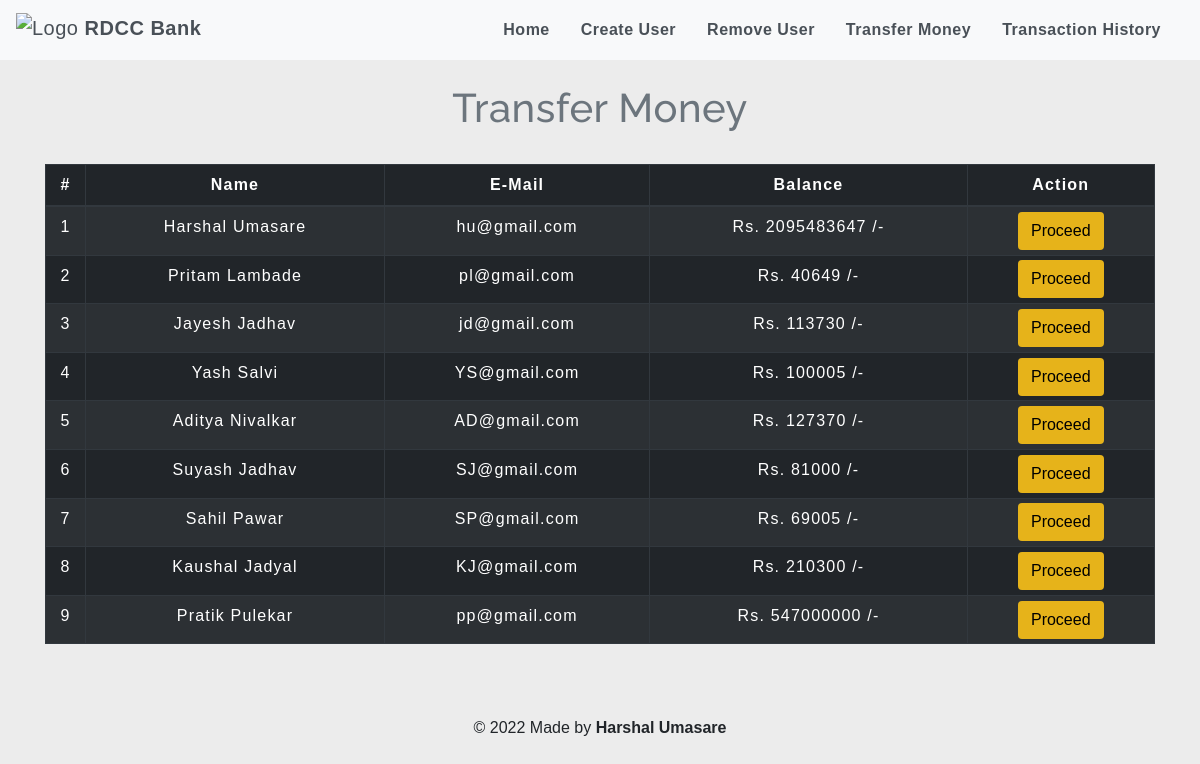
The app's page /transfermoney.php with its own data.
### tables this page shows
CREATE TABLE `users` (
  `id` int(3) NOT NULL,
  `name` text NOT NULL,
  `email` varchar(30) NOT NULL,
  `gender` varchar(155) NOT NULL,
  `balance` int(8) NOT NULL
);

### transfermoney.php (the view, shortened to what this page needs)
<!DOCTYPE html>
<html lang="en">
<head>
    <link rel="stylesheet" href="https://maxcdn.bootstrapcdn.com/bootstrap/4.0.0/css/bootstrap.min.css">
    <link rel="stylesheet" type="text/css" href="css/table.css">
    <link rel="stylesheet" type="text/css" href="css/navbar.css">
</head>
<body style="background-color : #ececec;">
<?php
    include 'config.php';
    $sql = "SELECT * FROM users";
    $result = mysqli_query($conn,$sql);
?>
<?php
  include 'navbar.php';
?>
<div class="container">
        <h2 class="text-center pt-4" style="color : #6c757d;">Transfer Money</h2>
        <br>
            <div class="row">
                <div class="col">
                    <div class="table-responsive-sm">
                    <table class="table table-hover table-sm table-striped table-condensed table-bordered table-dark" style="border-color:white;">
                        <thead style="color : white;">
                            <tr>
                            <th scope="col" class="text-center py-2">#</th>
                            <th scope="col" class="text-center py-2">Name</th>
                            <th scope="col" class="text-center py-2">E-Mail</th>
                            <th scope="col" class="text-center py-2">Balance</th>
                            <th scope="col" class="text-center py-2">Action</th>
                            </tr>
                        </thead>
                        <tbody>
                <?php
                    $cnt=1;
                    while($rows=mysqli_fetch_assoc($result)){
                ?>
                    <tr style="color : white;">
                        <td class="py-2"><?php echo $cnt;; ?></td>
                        <td class="py-2"><?php echo $rows['name']?></td>
                        <td class="py-2"><?php echo $rows['email']?></td>
                        <td class="py-2">Rs. <?php echo $rows['balance']?> /-</td>
                        <td><a href="selecteduserdetail.php?id= <?php echo $rows['id'] ;?>"> <button type="button" class="btn" style="background-color : #e6b31a;" style="border-radius:0%;">Proceed</button></a></td>
                    </tr>
                <?php
                $cnt=$cnt+1;
                    }
                ?>
                        </tbody>
                    </table>
                    </div>
                </div>
            </div>
         </div>
         <footer class="text-center mt-5 py-2">
            <p>&copy 2022 Made by <b>Harshal Umasare</b></p>
        </footer>
</body>
</html>

### navbar.php (shortened to what this page needs)
<nav class="navbar navbar-expand-md navbar-light bg-light">
<a class="navbar-brand" href="index.php" style="color : #495057;"><img src="img/bnklg.png" alt="Logo" width="26" style="margin-bottom:4px;"> <b>RDCC Bank</b></a>
<div class="collapse navbar-collapse" id="collapsibleNavbar">
      <ul class="navbar-nav ml-auto">
        <li class="nav-item">
          <a class="nav-link" href="index.php" style="color : #495057;"><b>Home</b></a>
        </li>
        <li class="nav-item">
          <a class="nav-link" href="createuser.php" style="color : #495057;"><b>Create User</b></a>
        </li>
        <li class="nav-item">
          <a class="nav-link" href="removeuser.php" style="color : #495057;"><b>Remove User</b></a>
        </li>
        <li class="nav-item">
          <a class="nav-link" href="transfermoney.php" style="color : #495057;"><b>Transfer Money</b></a>
        </li>
        <li class="nav-item">
          <a class="nav-link" href="transactionhistory.php" style="color : #495057;"><b>Transaction History</b></a>
        </li>
    </div>
 </nav>

### css/table.css (style rules this page uses)
* { padding: 0; margin: 0; box-sizing: border-box; font-family: sans-serif; }
h2 { font-size: 40px; }
table { letter-spacing: 1.2px; }
td { text-align: center; }
button { border:none; background: #d9d9d9; transition: 1s; }

### css/navbar.css (style rules this page uses)
.nav-link { margin-right: 15px; color:#2F363F; letter-spacing: 0.5px; transition: 0.5s; }
.navbar-brand { color: #4C4B4B; letter-spacing: 0.5px; }
h2 { color: #4C4B4B; letter-spacing: 0.5px; font-family: raleway; }

### transfermoney.php (style rules this page uses)
button { transition: 1.5s; }

### records on screen
users: name "Harshal Umasare", email "hu@gmail.com", balance "2095483647"
users: name "Pritam Lambade", email "pl@gmail.com", balance "40649"
users: name "Jayesh Jadhav", email "jd@gmail.com", balance "113730"
users: name "Yash Salvi", email "YS@gmail.com", balance "100005"
users: name "Aditya Nivalkar", email "AD@gmail.com", balance "127370"
users: name "Suyash Jadhav", email "SJ@gmail.com", balance "81000"
users: name "Sahil Pawar", email "SP@gmail.com", balance "69005"
users: name "Kaushal Jadyal", email "KJ@gmail.com", balance "210300"
users: name "Pratik Pulekar", email "pp@gmail.com", balance "547000000"
